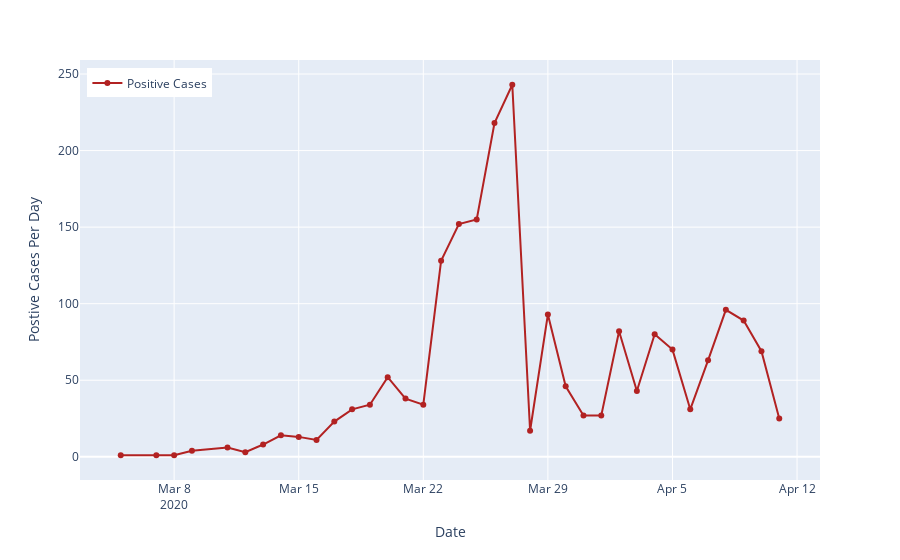

This figure's notebook cell:
### Code cell
# Hack to get legend to show
confirmed_data_daily_long = pd.melt(confirmed_data_daily, id_vars=['date'], 
                                value_vars=['daily_cases'])
fig_daily_cases = px.line(confirmed_data_daily_long, x='date', y='value', color='variable')

# fig_daily_cases = px.line(daily_cases_df, x='date', y='daily_cases',)

fig_daily_cases.update_layout(
    title="",
    xaxis_title="Date",
    yaxis_title="Postive Cases Per Day",
    hovermode= 'x',
    legend=dict(x=0.01, y=.98),
    xaxis=dict(fixedrange=True),
    yaxis=dict(fixedrange=True),
)

fig_daily_cases.update_traces(line = {'color': 'firebrick', 'dash': 'solid'}, mode='markers+lines')

fig_daily_cases.data[0].name = "Positive Cases"

fig_daily_cases.data[0].hovertemplate = '%{y}'
fig_daily_cases.show(config = dict(displayModeBar=False))

### Figure 1 — Plotly figure (JSON) as saved in the notebook; plotly's stock layout.template omitted (floating-point values rounded to 4 significant figures)
{"data": [{"hoverlabel": {"namelength": 0}, "hovertemplate": "%{y}", "legendgroup": "variable=daily_cases", "line": {"color": "firebrick", "dash": "solid"}, "mode": "markers+lines", "name": "Positive Cases", "showlegend": true, "type": "scatter", "x": ["2020-03-05T00:00:00", "2020-03-07T00:00:00", "2020-03-08T00:00:00", "2020-03-09T00:00:00", "2020-03-11T00:00:00", "2020-03-12T00:00:00", "2020-03-13T00:00:00", "2020-03-14T00:00:00", "2020-03-15T00:00:00", "2020-03-16T00:00:00", "2020-03-17T00:00:00", "2020-03-18T00:00:00", "2020-03-19T00:00:00", "2020-03-20T00:00:00", "2020-03-21T00:00:00", "2020-03-22T00:00:00", "2020-03-23T00:00:00", "2020-03-24T00:00:00", "2020-03-25T00:00:00", "2020-03-26T00:00:00", "2020-03-27T00:00:00", "2020-03-28T00:00:00", "2020-03-29T00:00:00", "2020-03-30T00:00:00", "2020-03-31T00:00:00", "2020-04-01T00:00:00", "2020-04-02T00:00:00", "2020-04-03T00:00:00", "2020-04-04T00:00:00", "2020-04-05T00:00:00", "2020-04-06T00:00:00", "2020-04-07T00:00:00", "2020-04-08T00:00:00", "2020-04-09T00:00:00", "2020-04-10T00:00:00", "2020-04-11T00:00:00"], "xaxis": "x", "y": [1, 1, 1, 4, 6, 3, 8, 14, 13, 11, 23, 31, 34, 52, 38, 34, 128, 152, 155, 218, 243, 17, 93, 46, 27, 27, 82, 43, 80, 70, 31, 63, 96, 89, 69, 25], "yaxis": "y"}], "layout": {"hovermode": "x", "legend": {"tracegroupgap": 0, "x": 0.01, "y": 0.98}, "margin": {"t": 60}, "title": {"text": ""}, "xaxis": {"anchor": "y", "domain": [0, 1], "fixedrange": true, "title": {"text": "Date"}}, "yaxis": {"anchor": "x", "domain": [0, 1], "fixedrange": true, "title": {"text": "Postive Cases Per Day"}}}}
